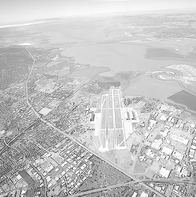
#> input picture Tarea2-HistogramaTransformaciones/Fig0309(a)(washed_out_aerial_image).tif, 196 x 197 px, shrunk from 765 x 769 before the run
$ python P2_4MejoraEstadistica.py
#> lines starting #> are read from the running program, lines starting #| are printed output that depends on the picture; after the words box and inside, x2 and y2 are one past the last pixel; in counts of white or black regions, pixels touching at a corner belong together; long printed decimals are rounded
import cv2
import numpy as np

def calculate_window(ventana):
    v_param = np.zeros(2)
    v_param[0] = ventana.mean()
    v_param[1] = ventana.std()
    return v_param

def create_window(img, ventana, i_actual, j_actual):
    Cuadrado = (ventana // 2)
    MatrizVentana = img[(i_actual - Cuadrado):(i_actual + Cuadrado + 1), (j_actual - Cuadrado):(j_actual + Cuadrado + 1)]
    return MatrizVentana

def mejoraImgLuminosas(img, ventana, k0, k1, k2, E):
    out = img.copy()
    alto, ancho = out.shape
    media_global = out.mean()
    std_global = out.std()
    print(media_global,std_global)

    for renglon in range(ventana//2 , alto - ventana//2 -1):
        for columna in range(ventana//2, ancho - ventana//2 - 1):
            proximidad = create_window(out, ventana, renglon, columna)
            med_local, std_local = calculate_window(proximidad)
            if med_local <= k0*media_global and k1*std_global <= std_local <= k2*std_global:
                if E*out[renglon][columna] > 255:
                    out[renglon][columna] = 255
                else:
                    out[renglon][columna] = round(E * out[renglon][columna])

    return out

def mejoraImgOscuras(img, ventana, k0, k1, k2, E):
    out = img.copy()
    alto, ancho = out.shape
    media_global = out.mean()
    std_global = out.std()
    print(media_global,std_global)

    for renglon in range(ventana//2 , alto - ventana//2 -1):
        for columna in range(ventana//2, ancho - ventana//2 - 1):
            proximidad = create_window(out, ventana, renglon, columna)
            med_local, std_local = calculate_window(proximidad)
            if med_local >= k0*media_global and k1*std_global <= std_local <= k2*std_global:
                #print("1")
                if E*out[renglon][columna] > 255:
                    out[renglon][columna] = 255
                else:
                    out[renglon][columna] = round(E * out[renglon][columna])

    return out

nameImg = ["Fig0309(a)(washed_out_aerial_image).tif",   #Ciudad
            "Fig0327(a)(tungsten_original).tif",        #Tungsteno
            "Fig0323(a)(mars_moon_phobos) - copia.tif", #Luna/calamar
            "Fig0316(1)(top_left).tif",                 #Granos iluminada contraste bajo
            "Fig0316(3)(third_from_top).tif",           #Granos bien
            "Fig0316(4)(bottom_left).tif",              #Granos oscura
            "Fig0320(1)(top_left).tif"                 #Granos ilumninada
            ]

newImage = []
imgGray = []

for i in range(len(nameImg)):
    imgGray.append(cv2.imread(nameImg[i], 0))


#imgGray = cv2.resize(imgGray,(0,0), fx=0.5, fy=0.5)
newImage.append(mejoraImgLuminosas(imgGray[0], 3, 1, 0.02, 0.8, 0.75)) #imagen blanca
#> in mejoraImgLuminosas, out is the input picture: shape (197, 196); min 54, max 255, mean 197.1
#> in mejoraImgLuminosas, `media_global = out.mean()`: media_global = 197.1
#> in mejoraImgLuminosas, `std_global = out.std()`: std_global = 32.34
#| 197.064 32.341
#> the loop in mejoraImgLuminosas, `for renglon in range(ventana//2 , alto - ventana//2 -1):` made 194 passes
newImage.append(mejoraImgLuminosas(imgGray[1], 3, 0.4, 0.05, 0.4, 5))  #oscuro
#> call 2 of mejoraImgLuminosas, with ventana = 3, k0 = 0.4, k1 = 0.05, k2 = 0.4, E = 5
#| 128.242 74.323
#> after the loop in mejoraImgLuminosas (call 2), `for renglon in range(ventana//2 , alto - ventana//2 -1):`:
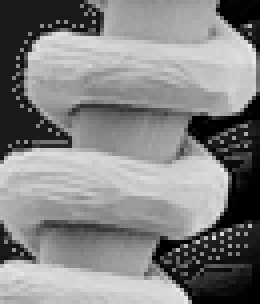
#> out: shape (76, 65) (shown 4 times larger); min 0, max 236, mean 131.6
newImage.append(mejoraImgLuminosas(imgGray[2], 3, 0.4, 0.02, 0.4, 4)) #oscura
#> call 3 of mejoraImgLuminosas, with ventana = 3, k0 = 0.4, k1 = 0.02, k2 = 0.4, E = 4
#| 31.772 68.982
#> after the loop in mejoraImgLuminosas (call 3), `for renglon in range(ventana//2 , alto - ventana//2 -1):`:
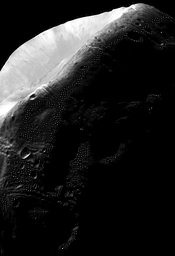
#> out: shape (256, 175); min 0, max 255, mean 33
newImage.append(mejoraImgLuminosas(imgGray[3], 3, 1, 0.01, 0.8, 0.25)) #blanca
#> call 4 of mejoraImgLuminosas, with ventana = 3, k0 = 1, k1 = 0.01, k2 = 0.8, E = 0.25
#| 196.274 39.197
#> after the loop in mejoraImgLuminosas (call 4), `for renglon in range(ventana//2 , alto - ventana//2 -1):`:
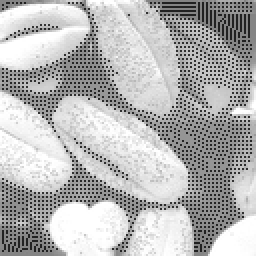
#> out: shape (128, 128) (shown 2 times larger); min 31, max 255, mean 182.2
newImage.append(mejoraImgOscuras(imgGray[4], 3, 1, 0.01, 0.8, 1.5))    #oscura
#> in mejoraImgOscuras, `out = img.copy()`:
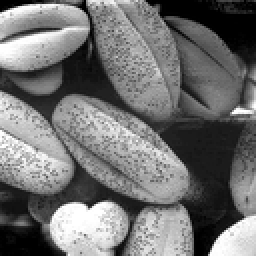
#> out: shape (128, 128) (shown 2 times larger); min 0, max 255, mean 113.1
#| 113.133 72.640
#> after the loop in mejoraImgOscuras, `for renglon in range(ventana//2 , alto - ventana//2 -1):`:
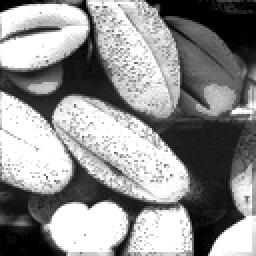
#> out: shape (128, 128) (shown 2 times larger); min 0, max 255, mean 143
newImage.append(mejoraImgOscuras(imgGray[5], 3, 0.5, 0.1, 0.8, 4))   #oscura
#> call 2 of mejoraImgOscuras, with ventana = 3, k0 = 0.5, k1 = 0.1, k2 = 0.8, E = 4
#> in mejoraImgOscuras (call 2), `out = img.copy()`:
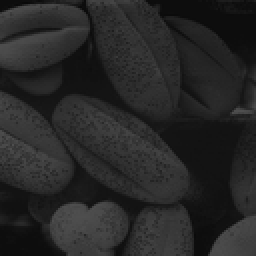
#> out: shape (128, 128) (shown 2 times larger); min 9, max 79, mean 38.7
#| 38.745 16.852
#> after the loop in mejoraImgOscuras (call 2), `for renglon in range(ventana//2 , alto - ventana//2 -1):`:
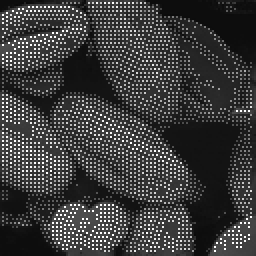
#> out: shape (128, 128) (shown 2 times larger); 16.61% of pixels changed, all inside (x1, y1, x2, y2) = (1, 1, 126, 126)
#> (the run stopped early here; a loop or call above may not have finished)
